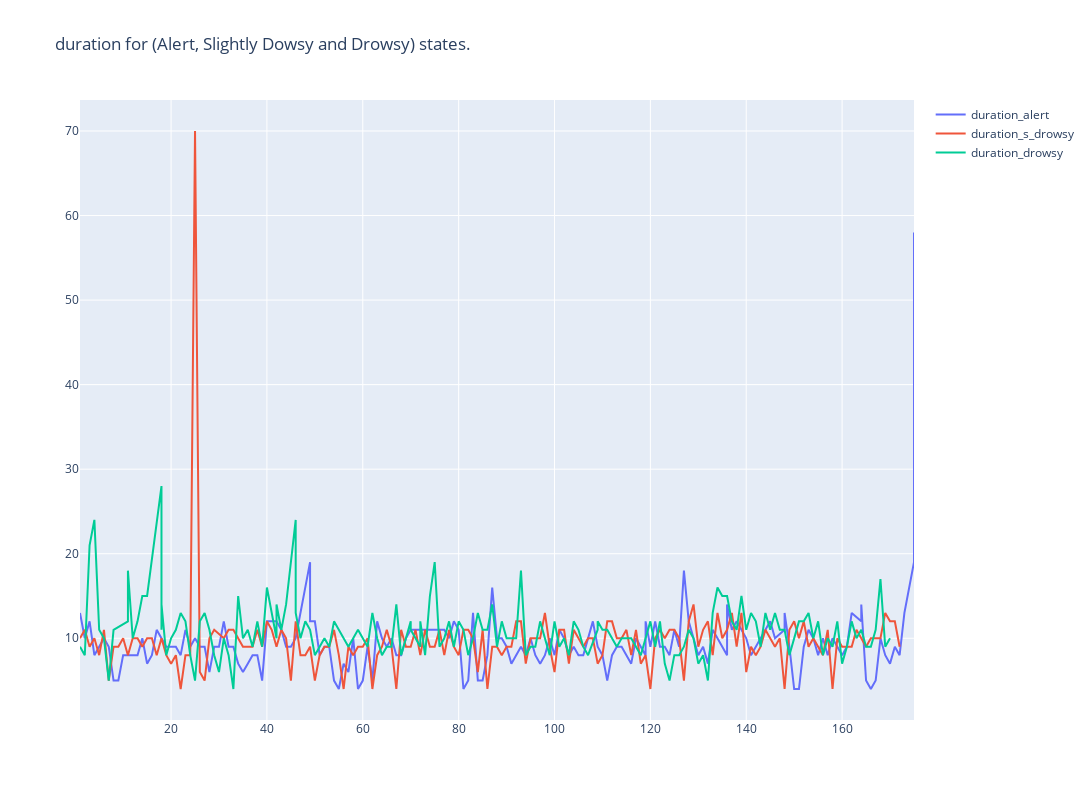

Notebook code cell kept with this figure:
### Code cell
from plotly.subplots import make_subplots
import plotly.graph_objects as go

fig = go.Figure()


fig.add_trace(
    go.Scatter(x = df_0["blink_count"][:len(df_5["blink_count"])], y = df_0["duration"], name="duration_alert", mode="lines"))

fig.add_trace(
    go.Scatter(x = df_5["blink_count"], y = df_5["duration"], name="duration_s_drowsy", mode="lines"))

fig.add_trace(
    go.Scatter(x = df_10["blink_count"][:len(df_5["blink_count"])], y = df_10["duration"], name="duration_drowsy", mode="lines"))

fig.update_layout(height=800, width=1550, title_text="duration for (Alert, Slightly Dowsy and Drowsy) states.")
fig.show()

### Figure 1 — Plotly figure (JSON) as saved in the notebook; plotly's stock layout.template omitted (floating-point values rounded to 4 significant figures; data arrays with more than 128 entries replaced by an {"elided": "..."} marker saying what was removed)
{"data": [{"mode": "lines", "name": "duration_alert", "type": "scatter", "x": {"elided": "170 int values"}, "y": {"elided": "217 int values"}}, {"mode": "lines", "name": "duration_s_drowsy", "type": "scatter", "x": {"elided": "170 int values"}, "y": {"elided": "170 int values"}}, {"mode": "lines", "name": "duration_drowsy", "type": "scatter", "x": {"elided": "170 int values"}, "y": {"elided": "184 int values"}}], "layout": {"height": 800, "title": {"text": "duration for (Alert, Slightly Dowsy and Drowsy) states."}, "width": 1550}}
